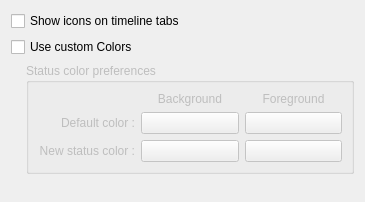
<ui version="4.0" >
 <class>appears_base</class>
 <widget class="QWidget" name="appears_base" >
  <property name="geometry" >
   <rect>
    <x>0</x>
    <y>0</y>
    <width>365</width>
    <height>202</height>
   </rect>
  </property>
  <property name="windowTitle" >
   <string>Form</string>
  </property>
  <layout class="QVBoxLayout" name="verticalLayout_2" >
   <item>
    <widget class="QCheckBox" name="kcfg_showIconsOnTimelineTabs" >
     <property name="text" >
      <string>Show icons on timeline tabs</string>
     </property>
    </widget>
   </item>
   <item>
    <widget class="QCheckBox" name="kcfg_isCustomUi" >
     <property name="text" >
      <string>Use custom Colors</string>
     </property>
    </widget>
   </item>
   <item>
    <layout class="QHBoxLayout" name="horizontalLayout" >
     <item>
      <spacer name="horizontalSpacer" >
       <property name="orientation" >
        <enum>Qt::Horizontal</enum>
       </property>
       <property name="sizeType" >
        <enum>QSizePolicy::Fixed</enum>
       </property>
       <property name="sizeHint" stdset="0" >
        <size>
         <width>15</width>
         <height>80</height>
        </size>
       </property>
      </spacer>
     </item>
     <item>
      <widget class="QGroupBox" name="groupBox" >
       <property name="enabled" >
        <bool>false</bool>
       </property>
       <property name="title" >
        <string>Status color preferences</string>
       </property>
       <layout class="QVBoxLayout" name="verticalLayout" >
        <item>
         <layout class="QGridLayout" name="gridLayout" >
          <item row="0" column="1" >
           <widget class="QLabel" name="label_5" >
            <property name="text" >
             <string>Background</string>
            </property>
            <property name="alignment" >
             <set>Qt::AlignCenter</set>
            </property>
           </widget>
          </item>
          <item row="1" column="0" >
           <widget class="QLabel" name="label" >
            <property name="text" >
             <string>Default color :</string>
            </property>
            <property name="alignment" >
             <set>Qt::AlignRight|Qt::AlignTrailing|Qt::AlignVCenter</set>
            </property>
           </widget>
          </item>
          <item row="1" column="1" >
           <widget class="KColorButton" name="kcfg_defaultBackColor" />
          </item>
          <item row="1" column="2" >
           <widget class="KColorButton" name="kcfg_defaultForeColor" >
            <property name="color" >
             <color>
              <red>0</red>
              <green>0</green>
              <blue>0</blue>
             </color>
            </property>
           </widget>
          </item>
          <item row="2" column="0" >
           <widget class="QLabel" name="label_2" >
            <property name="text" >
             <string>New status color :</string>
            </property>
            <property name="alignment" >
             <set>Qt::AlignRight|Qt::AlignTrailing|Qt::AlignVCenter</set>
            </property>
           </widget>
          </item>
          <item row="2" column="1" >
           <widget class="KColorButton" name="kcfg_newStatusBackColor" >
            <property name="color" >
             <color>
              <red>195</red>
              <green>230</green>
              <blue>205</blue>
             </color>
            </property>
           </widget>
          </item>
          <item row="2" column="2" >
           <widget class="KColorButton" name="kcfg_newStatusForeColor" >
            <property name="color" >
             <color>
              <red>0</red>
              <green>0</green>
              <blue>0</blue>
             </color>
            </property>
           </widget>
          </item>
          <item row="0" column="2" >
           <widget class="QLabel" name="label_6" >
            <property name="text" >
             <string>Foreground</string>
            </property>
            <property name="alignment" >
             <set>Qt::AlignCenter</set>
            </property>
           </widget>
          </item>
         </layout>
        </item>
       </layout>
      </widget>
     </item>
    </layout>
   </item>
   <item>
    <spacer name="verticalSpacer" >
     <property name="orientation" >
      <enum>Qt::Vertical</enum>
     </property>
     <property name="sizeHint" stdset="0" >
      <size>
       <width>20</width>
       <height>40</height>
      </size>
     </property>
    </spacer>
   </item>
  </layout>
 </widget>
 <customwidgets>
  <customwidget>
   <class>KColorButton</class>
   <extends>QPushButton</extends>
   <header>kcolorbutton.h</header>
  </customwidget>
 </customwidgets>
 <resources/>
 <connections>
  <connection>
   <sender>kcfg_isCustomUi</sender>
   <signal>toggled(bool)</signal>
   <receiver>groupBox</receiver>
   <slot>setEnabled(bool)</slot>
   <hints>
    <hint type="sourcelabel" >
     <x>74</x>
     <y>14</y>
    </hint>
    <hint type="destinationlabel" >
     <x>74</x>
     <y>40</y>
    </hint>
   </hints>
  </connection>
 </connections>
</ui>
